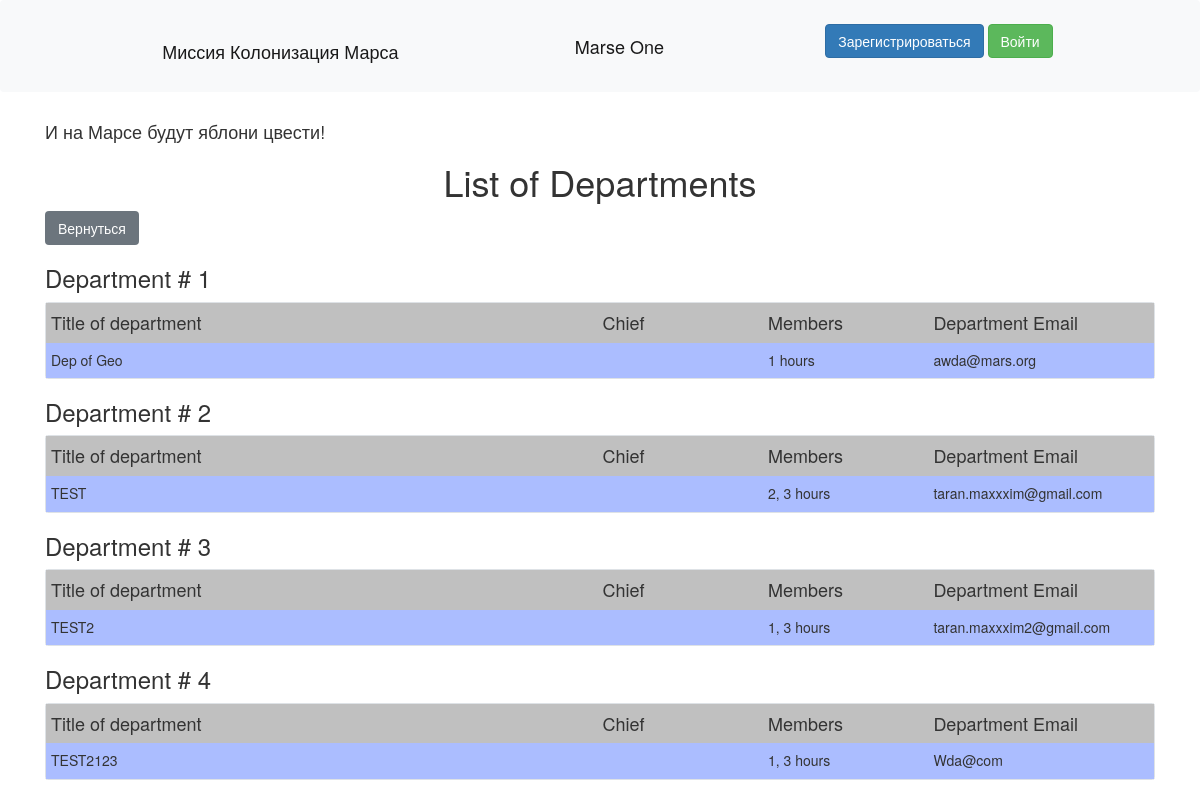
The page /departments on the database as committed earlier.
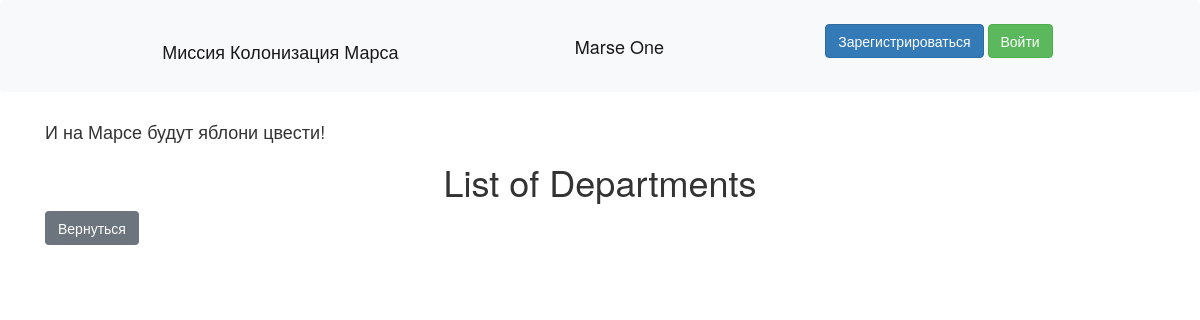
The same page on the database as committed later.
### data/department.py (models this page shows)
class Department(SqlAlchemyBase):
    __tablename__ = 'Department'
    id = sqlalchemy.Column(sqlalchemy.Integer, primary_key=True, autoincrement=True)
    title = sqlalchemy.Column(sqlalchemy.String)
    chief = sqlalchemy.Column(sqlalchemy.String)
    members = sqlalchemy.Column(sqlalchemy.String)
    email = sqlalchemy.Column(sqlalchemy.String, unique=True)
    user_id = sqlalchemy.Column(sqlalchemy.Integer,
                                sqlalchemy.ForeignKey("users.id"))
    user = orm.relationship('User')

### server.py (the view)
@app.route("/departments")
def dep():
    db_sess = db_session.create_session()
    dep = db_sess.query(Department).all()
    return render_template("departments.html", depart=dep)

### data/db_session.py (called while the page is built)
def create_session() -> Session:
    global __factory
    return __factory()

### templates/departments.html (shortened to what this page needs)
{% extends "base.html" %}
{% block content %}
<h1 style="text-align: center;">List of Departments</h1>
<a href=".." class="btn btn-secondary">Вернуться</a>
{% for item in depart%}
<h3>Department # {{item.id}}</h3>
<div class="col-md6 border rounded">
    <div class="top">
        <h4 style="min-width: 50%;">Title of department</h4>
        <h4 style="min-width: 15%;">Chief</h4>
        <h4 style="min-width: 15%;">Members</h4>
        <h4 style="min-width: 20%;">Department Email</h4>
    </div>
    <div class="content">
        <h5 style="min-width: 50%;">{{ item.title }}</h5>
        <h5 style="min-width: 15%;">{{ item.user_id.name }}</h5>
        <h5 style="min-width: 15%;">{{ item.members }} hours</h5>
        <h5 style="min-width: 20%;">{{ item.email }}</h5>
    </div>
</div>
{% endfor %}
{% endblock %}

### templates/base.html (shortened to what this page needs)
<!doctype html>
<html lang="en">
<head>
    <link rel="stylesheet"
          href="https://stackpath.bootstrapcdn.com/bootstrap/4.4.1/css/bootstrap.min.css"
>
    <link rel="stylesheet" href="{{url_for('static', filename='style.css')}}">
    <link rel="stylesheet" href="https://maxcdn.bootstrapcdn.com/bootstrap/3.4.1/css/bootstrap.min.css">
</head>
<body>
<header>
    <nav class="navbar navbar-light bg-light">
        <h1 class="navbar-brand"> Миссия Колонизация Марса</h1>
        <div class="navbar-brand"> Marse One</div>
        {% if current_user.is_authenticated %}
             <u><a class="navbar-brand" href="/logout">{{ current_user.name }}</a></u>
        {% else %}
            <p>
                <a class="btn btn-primary " href="/register">Зарегистрироваться</a>
                <a class="btn btn-success" href="/login">Войти</a>
            </p>
        {% endif %}
    </nav>
</header>
<main role="main" class="container">
    <h4>И на Марсе будут яблони цвести!</h4>
    {% block content %}{% endblock %}
</main>
</body>
</html>

Rows that differ between the two databases and show on the page:
removed Department: id "1", title "Dep of Geo", members "1", email "awda@mars.org"
removed Department: id "2", title "TEST", members "2, 3", email "taran.maxxxim@gmail.com"
removed Department: id "3", title "TEST2", members "1, 3", email "taran.maxxxim2@gmail.com"
removed Department: id "4", title "TEST2123", members "1, 3", email "Wda@com"
